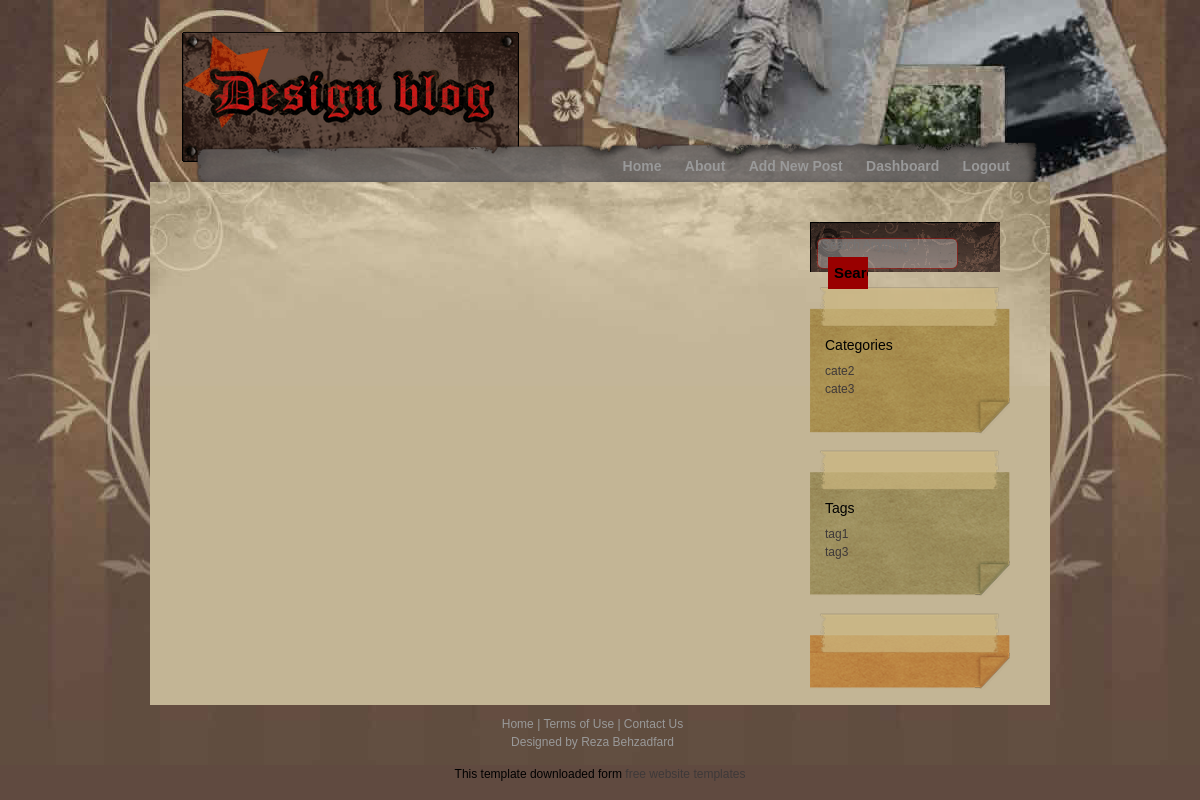
Page /add-comment/sdfsdfs on the earlier database version.
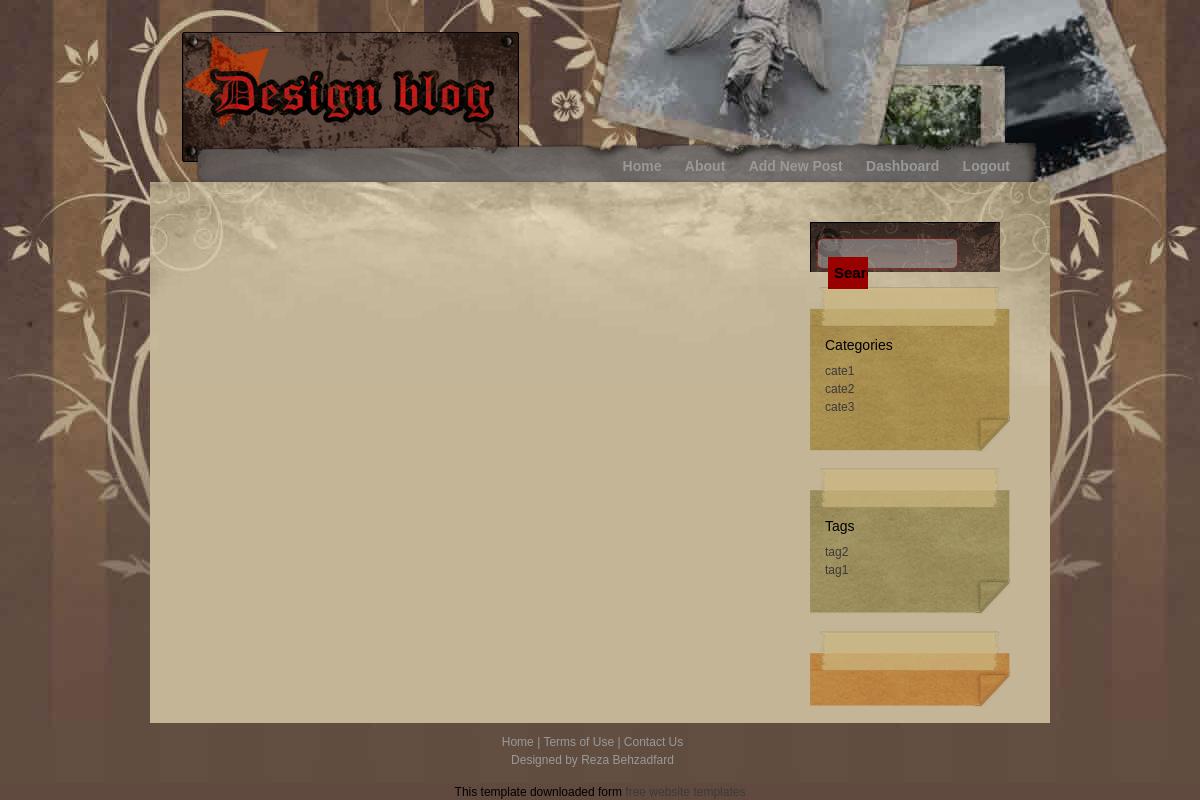
Same page on the later database version.
### post/models.py (models this page shows, shortened)
class Category(models.Model):
    title = models.CharField(max_length=120)
    slug = models.SlugField(unique=True, max_length=120, null=True, blank=True)
    creator = models.ForeignKey(User, on_delete=SET_NULL, null=True, blank=True)
    parent = models.ForeignKey('self', on_delete=models.PROTECT, blank=True, null=True)
    created_at = models.DateTimeField(auto_now_add=True)
    class Meta:
        unique_together = ('title', 'slug')

class Tag(models.Model):
    title = models.CharField(max_length=120)
    slug = models.SlugField(unique=True, max_length=120, null=True, blank=True)
    creator = models.ForeignKey(User, on_delete=SET_NULL, null=True, blank=True)
    created_at = models.DateTimeField(auto_now_add=True)
    class Meta:
        unique_together = ('title', 'slug')

### post/views.py (the view)
# urls.py: path('add-comment/<slug:slug>', addComment, name='add_comment'),
def addComment(request, slug):
    page = 'add_comment'
    categories = Category.objects.all()
    tags = Tag.objects.all()
    form = AddComment()
    if request.method == 'POST':
        form = AddComment(request.POST)
        if form.is_valid():
            comment = form.save(commit=False)
            comment.author = request.user
            comment.post = Post.objects.get(slug=slug)
            comment.save()
            return redirect(reverse('post_detail', args=[slug]))
    else:
        if 'submitted' in request.GET:
            submitted = True
    context = {'categories': categories, 'form': form, 'page': page, 'tags': tags}
    return render(request, 'post/add_update.html', context)

### post/forms.py
class AddComment(forms.ModelForm):
     class Meta:
         model = Comment
         fields = ('title', 'content')
         labels = {
             'title': '',
             'content': '',
         }
         widgets = {
             'title': forms.TextInput(attrs={'class': 'form-control', 'placeholder': 'Enter Title...'}),
             'content': forms.Textarea(attrs={'class': 'form-control', 'placeholder': 'Enter Content...'}),
         }

### post/templates/post/add_update.html (shortened to what this page needs)
{% extends "post/class_base.html" %}
{% load static %}
{% block menu %}
<ul>
    <li><a href="{% url 'home' %}">Home</a></li>
    <li><a href="#">About</a></li>
    <li><a href="{% url 'add_post' %}">Add New Post</a></li>
    <li><a href="{% url 'dashboard' %}">Dashboard</a></li>
    <li><a href="{% url 'logout' %}">Logout</a></li>
</ul>
{% endblock menu %}

### post/templates/post/class_base.html (shortened to what this page needs)
{% load static %}
<!DOCTYPE html>
<html lang="en">
<head>
  <link href="https://cdn.jsdelivr.net/npm/bootstrap@5.0.0-beta1/dist/css/bootstrap.min.css" rel="stylesheet"
>
  <link rel="stylesheet" href="{% static 'style.css' %}">
</head>
<body>
  <div id="container_wrapper1">
    <div id="container_wrapper2">
      <div id="container">
        <div id="header">
          <div id="logo">
            <div id="site_slogan"></div>
          </div>
        </div>
        <div id="menu">
          {% block menu %}
          {% endblock menu %}
        </div>
        <div id="content">
          {% if page != 'login' and page != 'register' %}
          <div id="right_column">
            <div class="section">
              <form method="post" action="{% url 'search_post' %}" class="search">
                <input name="search" type="text" placeholder="Search Anything" id="keyword" />
                <input type="submit" value="Search" class="button" />
              </form>
            </div>
            <div class="section">
              <div class="section1_top"></div>
              <div class="section1_middle">
                <h2>Categories</h2>
                <ul>
                  {% for cate in categories %}
                  <li><a href="{% url 'category_reverse' cate.slug %}">{{cate.title}}</a></li>
                  {% endfor %}
                </ul>
              </div>
              <div class="section1_bottom"></div>
            </div>
            <div class="section">
              <div class="section2_top"></div>
              <div class="section2_middle">
                <h2>Tags</h2>
                <ul>
                  {% for tag in tags %}
                  <li>{{tag.title}}</li>
                  {% endfor %}
                </ul>
              </div>
              <div class="section2_bottom"></div>
            </div>
            <div class="section">
              <div class="section3_top"></div>
              <div class="section3_bottom"></div>
            </div>
          </div>
          {% endif %}
        </div>
        <div id="bottom">
          <div id="footer"> <a href="{% url 'home' %}">Home</a> | <a href="#">Terms of Use</a> | <a href="#">Contact Us</a> <br />
            Designed by <a href="#">Reza Behzadfard</a>
          </div>
        </div>
      </div>
    </div>
  </div>
  <div align=center>This template downloaded form <a href='http://all-free-download.com/free-website-templates/'>free
      website templates</a></div>
</body>
</body>
</html>

Differences in the rows shown:
removed Tag: title "tag3"
added Category: title "cate1"
added Tag: title "tag2"
